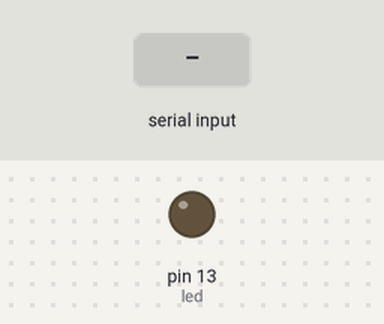
The sketch below on a simulated Arduino Mega 2560, built with avr-gcc and run on an emulated ATmega2560. Parts: output pins drawn as LEDs (lit = HIGH). Inputs (shaded band) come from the test bench.

Above: at 2.2 s.
2.3 s: byte 30 received over Serial
Timing chart, 0 to 5.3 s (numbered marks = the images above; inputs shaded):
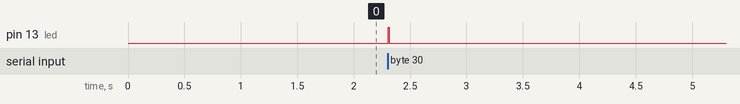

The sketch:

xbee.ino
```cpp
//xbee.ino

int led = 13;
char c;

void setup() {
  // put your setup code here, to run once:
  pinMode(led, OUTPUT);
  delay(1000);
  Serial.begin(9600);
  Serial3.begin(9600);
}

void loop() {
  	// put your main code here, to run repeatedly:
  	digitalWrite(led, LOW);
  	if (Serial.available()){
  		c = (char)Serial.read();
  		Serial3.write(c);
  		digitalWrite(led, HIGH);
  	}
  	if (Serial3.available()){
  		c = (char)Serial3.read();
  		Serial.write(c);
  		digitalWrite(led, HIGH);
  	}
  	delay(10);
}
```

Measured:
- after the input at 2.3 s, pin 13 (led): LOW → HIGH at once, → LOW 0.01 s later
